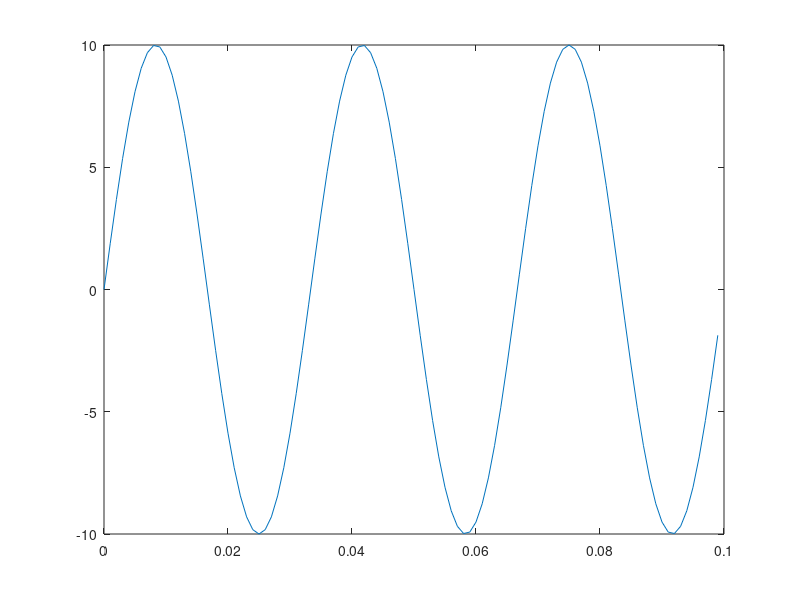
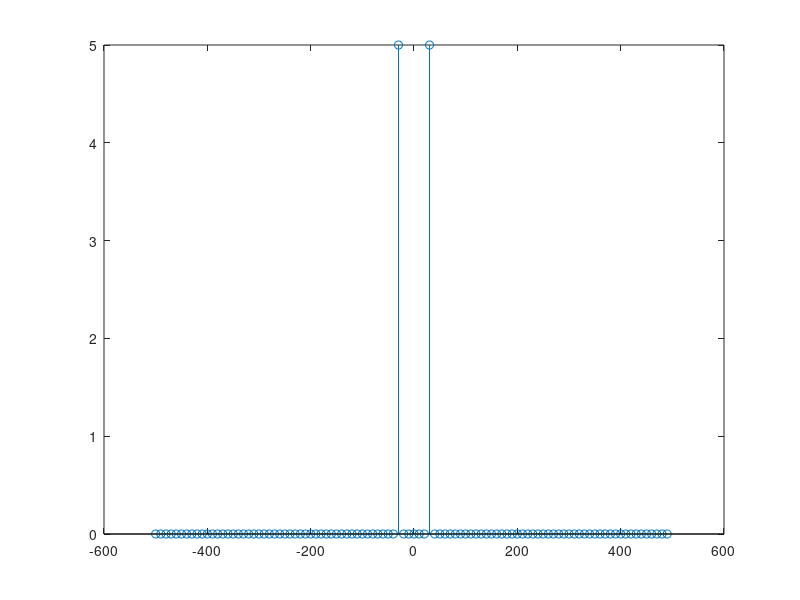

Here is the MATLAB script that generated these plots, in order:
close all;
clear all;
clc;

Fsample = 1000;
Tsample = 1/Fsample;

SampleNumber = 100;

SignalFrequency = 30;

t = 0:1/Fsample:SampleNumber*(1/Fsample)-(1/Fsample);
y = 10*sin(2*pi*t*SignalFrequency);

n = length(t);
f = (-n/2:n/2-1)*(Fsample/n);
z = abs(fft(y)./n);
z = fftshift(z);

plot(t,y);
figure;
stem(f,z);
